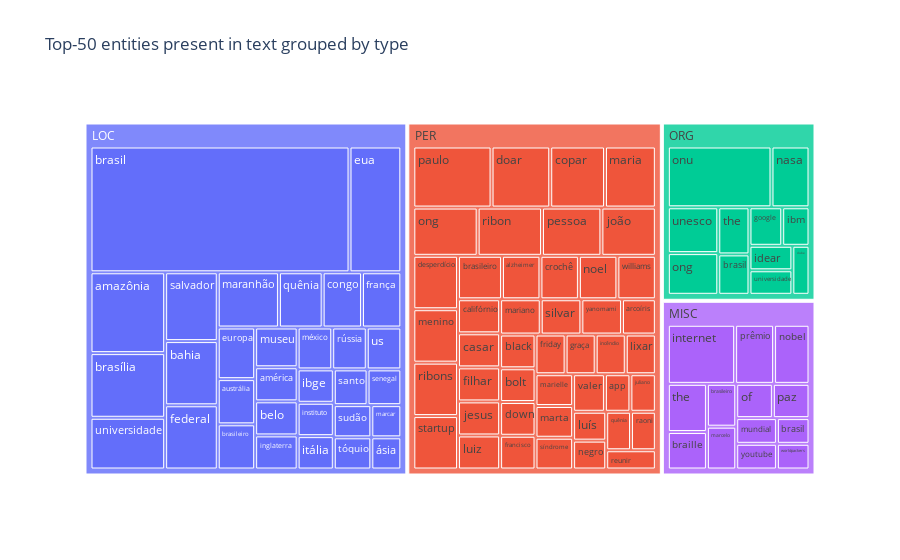

The cell this chart's notebook holds for it:
### Code cell
entitiesRecog(data['Data_lemmatized'])

### Figure 1 — Plotly figure (JSON) as saved in the notebook; plotly's stock layout.template omitted (floating-point values rounded to 4 significant figures)
{"data": [{"branchvalues": "total", "domain": {"x": [0, 1], "y": [0, 1]}, "hovertemplate": "labels=%{label}<br>count=%{value}<br>parent=%{parent}<br>id=%{id}<extra></extra>", "ids": ["PER/alzheimer", "LOC/amazônia", "LOC/américa", "PER/app", "PER/arcoíris", "LOC/austrália", "LOC/bahia", "LOC/belo", "PER/black", "PER/bolt", "MISC/braille", "LOC/brasil", "MISC/brasil", "ORG/brasil", "LOC/brasileiro", "MISC/brasileiro", "PER/brasileiro", "LOC/brasília", "PER/califórnio", "PER/casar", "ORG/clube", "LOC/congo", "PER/copar", "PER/crochê", "PER/desperdício", "PER/doar", "PER/down", "LOC/eua", "LOC/europa", "LOC/federal", "PER/filhar", "PER/francisco", "LOC/frança", "PER/friday", "ORG/google", "PER/graça", "LOC/ibge", "ORG/ibm", "ORG/idear", "PER/incêndio", "LOC/inglaterra", "LOC/instituto", "MISC/internet", "LOC/itália", "PER/jesus", "PER/joão", "PER/juliano", "PER/lixar", "PER/luiz", "PER/luís", "LOC/maranhão", "LOC/marcar", "MISC/marcelo", "PER/maria", "PER/mariano", "PER/marielle", "PER/marta", "PER/menino", "MISC/mundial", "LOC/museu", "LOC/méxico", "ORG/nasa", "PER/negro", "MISC/nobel", "PER/noel", "MISC/of", "ORG/ong", "PER/ong", "ORG/onu", "PER/paulo", "MISC/paz", "PER/pessoa", "MISC/prêmio", "LOC/quênia", "PER/quênia", "PER/raoni", "PER/reunir", "PER/ribon", "PER/ribons", "LOC/rússia", "LOC/salvador", "LOC/santo", "LOC/senegal", "PER/silvar", "PER/startup", "LOC/sudão", "PER/síndrome", "MISC/the", "ORG/the", "LOC/tóquio", "ORG/unesco", "LOC/universidade", "ORG/universidade", "LOC/us", "PER/valer", "PER/williams", "MISC/worldpackers", "PER/yanomami", "MISC/youtube", "LOC/ásia", "LOC", "MISC", "ORG", "PER"], "labels": ["alzheimer", "amazônia", "américa", "app", "arcoíris", "austrália", "bahia", "belo", "black", "bolt", "braille", "brasil", "brasil", "brasil", "brasileiro", "brasileiro", "brasileiro", "brasília", "califórnio", "casar", "clube", "congo", "copar", "crochê", "desperdício", "doar", "down", "eua", "europa", "federal", "filhar", "francisco", "frança", "friday", "google", "graça", "ibge", "ibm", "idear", "incêndio", "inglaterra", "instituto", "internet", "itália", "jesus", "joão", "juliano", "lixar", "luiz", "luís", "maranhão", "marcar", "marcelo", "maria", "mariano", "marielle", "marta", "menino", "mundial", "museu", "méxico", "nasa", "negro", "nobel", "noel", "of", "ong", "ong", "onu", "paulo", "paz", "pessoa", "prêmio", "quênia", "quênia", "raoni", "reunir", "ribon", "ribons", "rússia", "salvador", "santo", "senegal", "silvar", "startup", "sudão", "síndrome", "the", "the", "tóquio", "unesco", "universidade", "universidade", "us", "valer", "williams", "worldpackers", "yanomami", "youtube", "ásia", "LOC", "MISC", "ORG", "PER"], "name": "", "parents": ["PER", "LOC", "LOC", "PER", "PER", "LOC", "LOC", "LOC", "PER", "PER", "MISC", "LOC", "MISC", "ORG", "LOC", "MISC", "PER", "LOC", "PER", "PER", "ORG", "LOC", "PER", "PER", "PER", "PER", "PER", "LOC", "LOC", "LOC", "PER", "PER", "LOC", "PER", "ORG", "PER", "LOC", "ORG", "ORG", "PER", "LOC", "LOC", "MISC", "LOC", "PER", "PER", "PER", "PER", "PER", "PER", "LOC", "LOC", "MISC", "PER", "PER", "PER", "PER", "PER", "MISC", "LOC", "LOC", "ORG", "PER", "MISC", "PER", "MISC", "ORG", "PER", "ORG", "PER", "MISC", "PER", "MISC", "LOC", "PER", "PER", "PER", "PER", "PER", "LOC", "LOC", "LOC", "LOC", "PER", "PER", "LOC", "PER", "MISC", "ORG", "LOC", "ORG", "LOC", "ORG", "LOC", "PER", "PER", "MISC", "PER", "MISC", "LOC", "", "", "", ""], "type": "treemap", "values": [7, 25, 6, 4, 5, 7, 14, 6, 5, 5, 7, 135, 4, 6, 7, 6, 8, 20, 6, 6, 4, 9, 14, 7, 10, 15, 5, 27, 8, 14, 6, 5, 9, 5, 6, 5, 5, 5, 5, 5, 6, 5, 19, 5, 6, 11, 4, 5, 6, 4, 14, 4, 6, 13, 6, 5, 5, 10, 5, 7, 6, 11, 4, 10, 7, 6, 10, 13, 30, 20, 6, 12, 11, 10, 4, 4, 4, 13, 10, 6, 15, 5, 5, 6, 10, 5, 5, 9, 7, 5, 11, 16, 5, 6, 5, 7, 4, 6, 5, 4, 416, 98, 100, 328]}], "layout": {"legend": {"tracegroupgap": 0}, "title": {"text": "Top-50 entities present in text grouped by type"}}}
